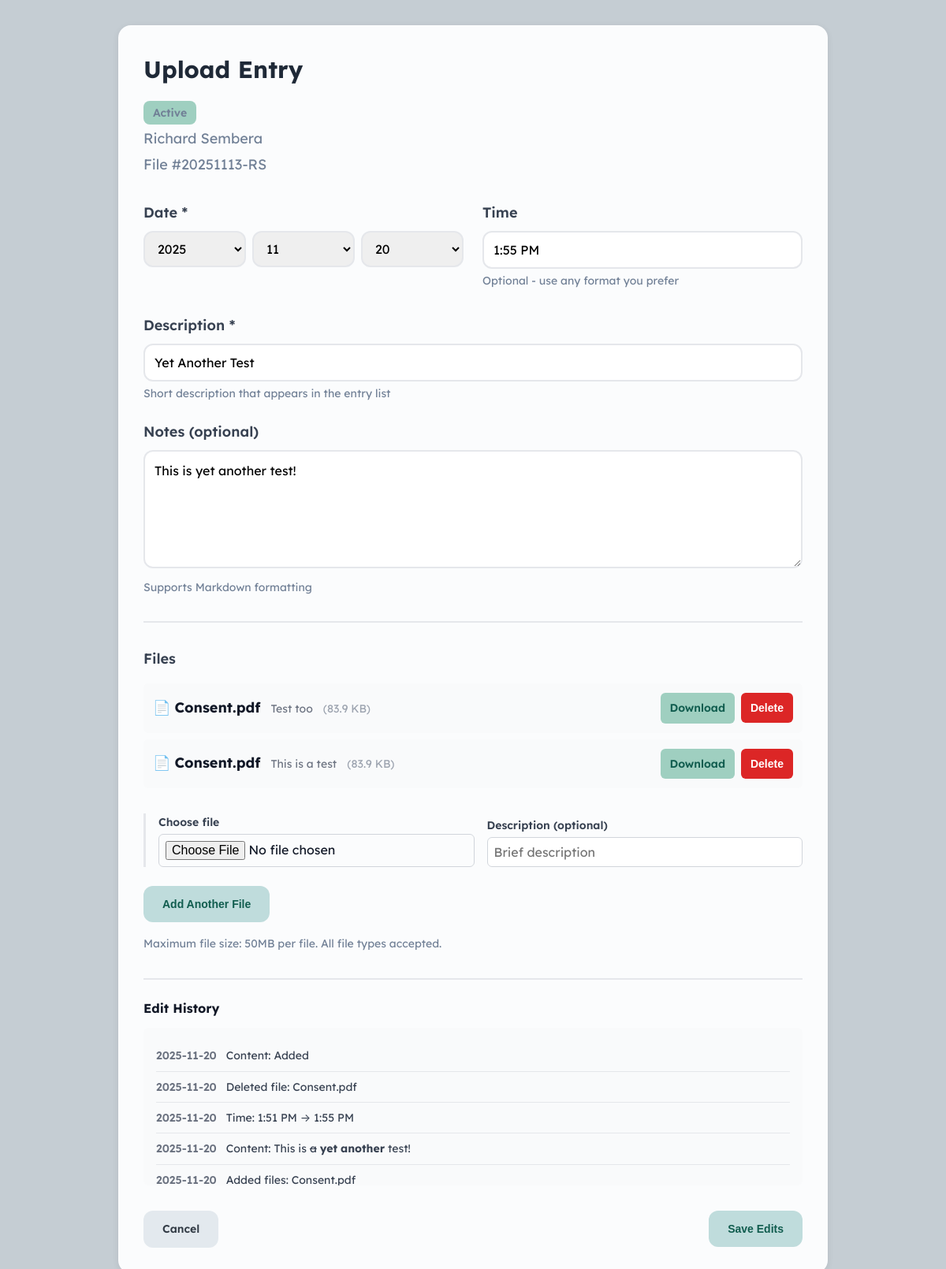
Page /client/1/upload/38 on the committed database.
### tables this page shows
CREATE TABLE "client_types" (
    id INTEGER PRIMARY KEY AUTOINCREMENT,
    name TEXT UNIQUE NOT NULL,
    color TEXT NOT NULL,
    color_name TEXT,
    bubble_color TEXT,
    retention_period INTEGER,
    is_system INTEGER DEFAULT 0,
    is_system_locked INTEGER DEFAULT 0,
    created_at INTEGER NOT NULL,
    modified_at INTEGER NOT NULL
);

CREATE TABLE clients (
                id INTEGER PRIMARY KEY AUTOINCREMENT,
                file_number TEXT UNIQUE NOT NULL,
                first_name TEXT NOT NULL,
                middle_name TEXT,
                last_name TEXT NOT NULL,
                type_id INTEGER NOT NULL,
                session_offset INTEGER DEFAULT 0,
                created_at INTEGER NOT NULL,
                modified_at INTEGER NOT NULL,
                is_deleted INTEGER DEFAULT 0,
                FOREIGN KEY (type_id) REFERENCES client_types(id)
            );

CREATE TABLE entries (
                id INTEGER PRIMARY KEY AUTOINCREMENT,
                client_id INTEGER NOT NULL,
                class TEXT NOT NULL,
                created_at INTEGER NOT NULL,
                modified_at INTEGER NOT NULL,
                
                -- Common fields
                description TEXT,
                content TEXT,
                
                -- Profile-specific fields
                email TEXT,
                phone TEXT,
                home_phone TEXT,
                work_phone TEXT,
                text_number TEXT,
                address TEXT,
                date_of_birth TEXT,
                preferred_contact TEXT,
                ok_to_leave_message TEXT,
                emergency_contact_name TEXT,
                emergency_contact_phone TEXT,
                emergency_contact_relationship TEXT,
                referral_source TEXT,
                additional_info TEXT,
                
                -- Session-specific fields
                modality TEXT,
                format TEXT,
                session_number INTEGER,
                service TEXT,
                session_date INTEGER,
                session_time TEXT,
                duration INTEGER,
                fee REAL,
                is_consultation INTEGER DEFAULT 0,
                mood TEXT,
                affect TEXT,
                risk_assessment TEXT,
                
                -- Communication-specific fields
                comm_recipient TEXT,
                comm_type TEXT,
                comm_date INTEGER,
                comm_time TEXT,
                
                -- Absence-specific fields
                absence_date INTEGER,
                absence_time TEXT,
                
                -- Item-specific fields
                item_date INTEGER,
                item_time TEXT,
                base_price REAL,
                tax_rate REAL,
                
                -- Statement-specific fields
                statement_total REAL,
                payment_status TEXT,
                payment_notes TEXT,
                date_sent INTEGER,
                date_paid INTEGER,
                is_void INTEGER DEFAULT 0,
                
                -- Edit tracking
                edit_history TEXT,
                locked INTEGER DEFAULT 0,
                locked_at INTEGER, fee_override_base REAL, fee_override_tax_rate REAL, fee_override_total REAL, is_minor INTEGER DEFAULT 0, guardian1_name TEXT, guardian1_email TEXT, guardian1_phone TEXT, guardian1_address TEXT, guardian1_pays_percent INTEGER DEFAULT 100, has_guardian2 INTEGER DEFAULT 0, guardian2_name TEXT, guardian2_email TEXT, guardian2_phone TEXT, guardian2_address TEXT, guardian2_pays_percent INTEGER DEFAULT 0, base_fee REAL, is_pro_bono INTEGER DEFAULT 0, default_session_duration INTEGER, upload_date INTEGER, upload_time TEXT,
                
                FOREIGN KEY (client_id) REFERENCES clients(id)
            );

CREATE TABLE attachments (
                id INTEGER PRIMARY KEY AUTOINCREMENT,
                entry_id INTEGER NOT NULL,
                filename TEXT NOT NULL,
                description TEXT,
                filepath TEXT NOT NULL,
                filesize INTEGER,
                uploaded_at INTEGER NOT NULL,
                FOREIGN KEY (entry_id) REFERENCES entries(id)
            );

### web/app.py (the view, shortened to what this page needs)
@app.route('/client/<int:client_id>/upload/<int:entry_id>', methods=['GET', 'POST'])
def edit_upload(client_id, entry_id):
    client = db.get_client(client_id)
    if not client:
        return "Client not found", 404
    client_type = db.get_client_type(client['type_id'])
    upload = db.get_entry(entry_id)
    if not upload or upload['class'] != 'upload':
        return "Upload not found", 404
    from datetime import datetime
    upload_year = None
    upload_month = None
    upload_day = None
    if upload.get('upload_date'):
        upload_dt = datetime.fromtimestamp(upload['upload_date'])
        upload_year = upload_dt.year
        upload_month = upload_dt.month
        upload_day = upload_dt.day
    attachments = db.get_attachments(entry_id)
    edit_history = db.get_edit_history(entry_id)
    return render_template('entry_forms/upload.html',
                        client=client,
                        client_type=client_type,
                        entry=upload,
                        upload_year=upload_year,
                        upload_month=upload_month,
                        upload_day=upload_day,
                        attachments=attachments,
                        is_edit=True,
                        is_locked=False,  # Upload entries are never locked
                        edit_history=edit_history)

### web/templates/entry_forms/upload.html (shortened to what this page needs)
{% extends "base.html" %}
{% block extra_css %}
<link rel="stylesheet" href="{{ url_for('static', filename='css/upload.css') }}">
{% endblock %}
{% block content %}
<div class="card" style="max-width: 900px; margin: 0 auto;">
    <div style="display: flex; justify-content: space-between; align-items: start; margin-bottom: 2rem;">
        <div>
            <h2>Upload Entry</h2>
            <div style="color: #718096;">
                <div style="margin-bottom: 0.25rem;">
                    <span class="type-badge" style="background-color: {{ client_type['color'] }}">
                        {{ client_type['name'] }}
                    </span>
                </div>
                <div style="margin-bottom: 0.25rem;">
                    {{ client['first_name'] }} {% if client['middle_name'] %}{{ client['middle_name'] }}{% endif %} {{ client['last_name'] }}
                </div>
                <div>
                    File #{{ client['file_number'] }}
                </div>
            </div>
        </div>
    </div>
    <form method="POST" id="upload-form" enctype="multipart/form-data">
        <div style="display: grid; grid-template-columns: 1fr 1fr; gap: 1.5rem; margin-bottom: 0.5rem;">
            <div class="form-group">
                <label for="upload_date">Date *</label>
                <div class="date-input-group">
                    <select id="year" name="year" required>
                        {% for year in range(2025, 2019, -1) %}
                        <option value="{{ year }}"
                                {% if is_edit and upload_year == year %}selected
                                {% elif not is_edit and today_year == year %}selected{% endif %}>
                            {{ year }}
                        </option>
                        {% endfor %}
                    </select>
                    <select id="month" name="month" required>
                        {% for month in range(1, 13) %}
                        <option value="{{ month }}"
                                {% if is_edit and upload_month == month %}selected
                                {% elif not is_edit and today_month == month %}selected{% endif %}>
                            {{ '%02d'|format(month) }}
                        </option>
                        {% endfor %}
                    </select>
                    <select id="day" name="day" required>
                        {% for day in range(1, 32) %}
                        <option value="{{ day }}"
                                {% if is_edit and upload_day == day %}selected
                                {% elif not is_edit and today_day == day %}selected{% endif %}>
                            {{ '%02d'|format(day) }}
                        </option>
                        {% endfor %}
                    </select>
                </div>
            </div>
            <div class="form-group">
                <label for="upload_time">Time</label>
                <input type="text"
                       id="upload_time"
                       name="upload_time"
                       value="{% if entry %}{{ entry.upload_time or '' }}{% endif %}"
                       placeholder="e.g., 2:00 PM or 14:00">
                <p class="helper-text">Optional - use any format you prefer</p>
            </div>
        </div>
        <div class="form-group">
            <label for="description">Description *</label>
            <input type="text"
                   id="description"
                   name="description"
                   value="{{ entry.description if entry else '' }}"
                   placeholder="Brief summary (e.g., 'Consent and intake forms')"
                   required>
            <div class="helper-text">Short description that appears in the entry list</div>
        </div>
        <div class="form-group">
            <label for="content">Notes (optional)</label>
            <textarea id="content"
                      name="content"
                      placeholder="Additional notes about these files...">{{ entry.content if entry else '' }}</textarea>
            <div class="helper-text">
                Supports Markdown formatting
            </div>
        </div>
        <div class="form-group" style="margin-top: 2rem; padding-top: 2rem; border-top: 2px solid #E5E7EB;">
            <label style="font-size: 1.125rem; margin-bottom: 1rem; display: block;">Files</label>
            {% if is_edit and attachments %}
            <div class="attachment-list" style="margin-bottom: 1.5rem;">
                {% for attachment in attachments %}
                <div class="attachment-item" style="display: flex; align-items: center; padding: 0.75rem; background: #F9FAFB; border-radius: 0.375rem; margin-bottom: 0.5rem;">
                    <span style="flex: 1;">
                        📄 <strong>{{ attachment.filename }}</strong>
                        {% if attachment.description and attachment.description != attachment.filename %}
                        <span style="color: #6B7280; font-size: 0.875rem; margin-left: 0.5rem;">{{ attachment.description }}</span>
                        {% endif %}
                        <span style="color: #9CA3AF; font-size: 0.875rem; margin-left: 0.5rem;">({{ (attachment.filesize / 1024) | round(1) }} KB)</span>
                    </span>
                    <a href="{{ url_for('download_attachment', attachment_id=attachment.id) }}"
                       class="btn-small" style="margin-right: 0.5rem;">Download</a>
                    <button type="button"
                            class="btn-small btn-danger"
                            onclick="deleteAttachment({{ attachment.id }})">Delete</button>
                </div>
                {% endfor %}
            </div>
            {% endif %}
            <div class="upload-section">
                <div id="file-inputs">
                    <div class="file-input-row" style="margin-bottom: 1rem;">
                        <div style="display: flex; gap: 1rem; align-items: end;">
                            <div style="flex: 2;">
                                <label style="display: block; margin-bottom: 0.25rem; font-size: 0.875rem; color: #374151;">
                                    Choose file
                                </label>
                                <input type="file"
                                       name="files[]"
                                       class="file-input"
                                       style="width: 100%; padding: 0.5rem; border: 1px solid #D1D5DB; border-radius: 0.375rem;">
                            </div>
                            <div style="flex: 2;">
                                <label style="display: block; margin-bottom: 0.25rem; font-size: 0.875rem; color: #374151;">
                                    Description (optional)
                                </label>
                                <input type="text"
                                       name="file_descriptions[]"
                                       placeholder="Brief description"
                                       style="width: 100%; padding: 0.5rem; border: 1px solid #D1D5DB; border-radius: 0.375rem;">
                            </div>
                        </div>
                    </div>
                </div>
                <button type="button"
                        id="add-file-btn"
                        class="btn"
                        style="margin-top: 0.5rem;">Add Another File</button>
                <div class="helper-text" style="margin-top: 1rem;">
                    Maximum file size: 50MB per file. All file types accepted.
                </div>
            </div>
        </div>
        {% if is_edit %}
            {% include 'components/edit_history.html' %}
        {% endif %}
    </form>
    <div style="display: flex; justify-content: space-between; align-items: center; margin-top: 2rem;">
        <a href="{{ url_for('client_file', client_id=client.id) }}" class="btn btn-secondary">Cancel</a>
        {% if is_edit %}
        <button type="submit" form="upload-form" class="btn">Save Edits</button>
        {% else %}
        <button type="submit" form="upload-form" class="btn">Save Upload</button>
        {% endif %}
    </div>
</div>
{% endblock %}

### rows in the picture
client_types: name "Active"
clients: first_name "Richard", last_name "Sembera", file_number "20251113-RS"
entries: upload_time "1:55 PM", description "Yet Another Test", content "This is yet another test!"
attachments: filename "Consent.pdf", description "Test too", (attachment.filesize/1024)|round(1) "83.9"
attachments: filename "Consent.pdf", description "This is a test", (attachment.filesize/1024)|round(1) "83.9"

### other values in the picture
{{ edit.timestamp | timestamp_to_date }} "2025-11-20" "2025-11-20" "2025-11-20" "2025-11-20" "2025-11-20"
{{ edit.description | safe }} "Content: Added" "Deleted file: Consent.pdf" "Time: 1:51 PM → 1:55 PM" "Content: This is a yet another test!" "Added files: Consent.pdf"
form field year "2025"
form field month "11"
form field day "20"
